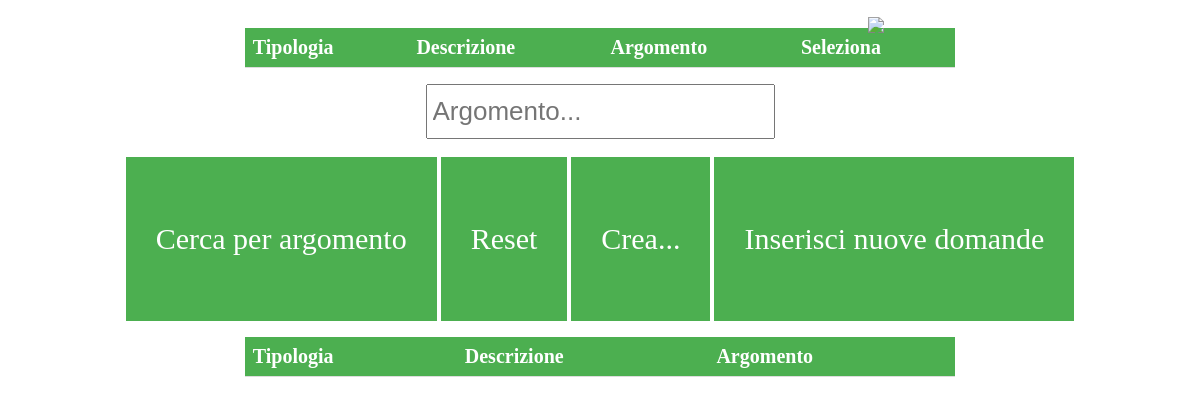
Page /domande.php (signed in) on the earlier database version.
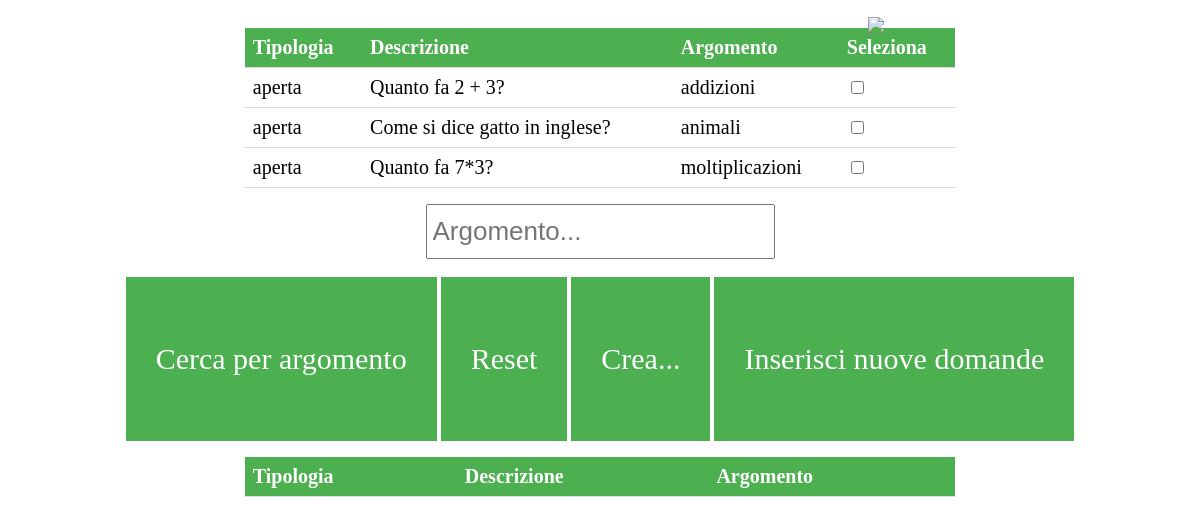
Same page on the later database version.
### tables this page shows
CREATE TABLE `domande` (
  `id_domanda` int(11) NOT NULL,
  `id_materia` int(11) NOT NULL,
  `tipologia` varchar(255) DEFAULT NULL,
  `descrizione` text NOT NULL,
  `argomento` varchar(255) NOT NULL
);

### connessione.php (called while the page is built, shortened)
<?php
$username = $_SESSION['username'];
?>

### domande.php (the view, shortened to what this page needs)
<!DOCTYPE html>
<html>
<?php
	include('connessione.php');
if(isset($_POST['search']))
		{
			$valore_da_cercare = $_POST['valore_da_cercare'];
			$query = "SELECT *
			FROM domande, professori
			WHERE professori.username ='$username'
			AND domande.argomento LIKE '%".$valore_da_cercare."%'";
		}
		 else
		{
		   $query = "SELECT *
		   FROM domande, professori
		   WHERE professori.username ='$username' ;";
		 }
	$search_result = mysqli_query($connect,$query);
?>
    <head>
		<link rel="stylesheet" type="text/css" href="style_domande.css">
    </head>
    <body background="sfondo_domande.jpg">
        <form action="domande.php" method="post">
 <a href="home.html"><img src="logo.png" style="top:9px; left:860px; position: relative;"></a>
		<table>
			<tr>
				<th>Tipologia</th>
				<th>Descrizione</th>
				<th>Argomento</th>
				<th>Seleziona</th>
			</tr>
		 <?php while($row = mysqli_fetch_array($search_result)):?>
			<tr>
				<td><?php echo $row['tipologia'];?></td>
				<td><?php echo $row['descrizione'];?></td>
				<td><?php echo $row['argomento'];?></td>
				<td> <input type="checkbox" name="messaggi[]"  value="<?php echo $row['id_domanda'] ?>"> </td>
			</tr>
			<?php endwhile;?>
		</table>
		<p align="center">
		<input class="txt" type="text" name="valore_da_cercare" placeholder="Argomento..."><br><br>
		<input class="btn" type="submit" name="search" value="Cerca per argomento">
		<input class="btn" type="submit" name="search" value="Reset">
		<input class="btn" type="submit" name="search2" value="Crea...">
	        <input class="btn" type="button" name="inserire" value="Inserisci nuove domande" onclick="document.location.href='inserire_domande.php'">
		</p>
		<table>
                <tr>
                    <th>Tipologia</th>
                    <th>Descrizione</th>
                    <th>Argomento</th>
                </tr>
    </body>
</html>

Differences in the rows shown:
added domande: tipologia "aperta", descrizione "Quanto fa 2 + 3?", argomento "addizioni"
added domande: tipologia "aperta", descrizione "Come si dice gatto in inglese?", argomento "animali"
added domande: tipologia "aperta", descrizione "Quanto fa 7*3?", argomento "moltiplicazioni"
